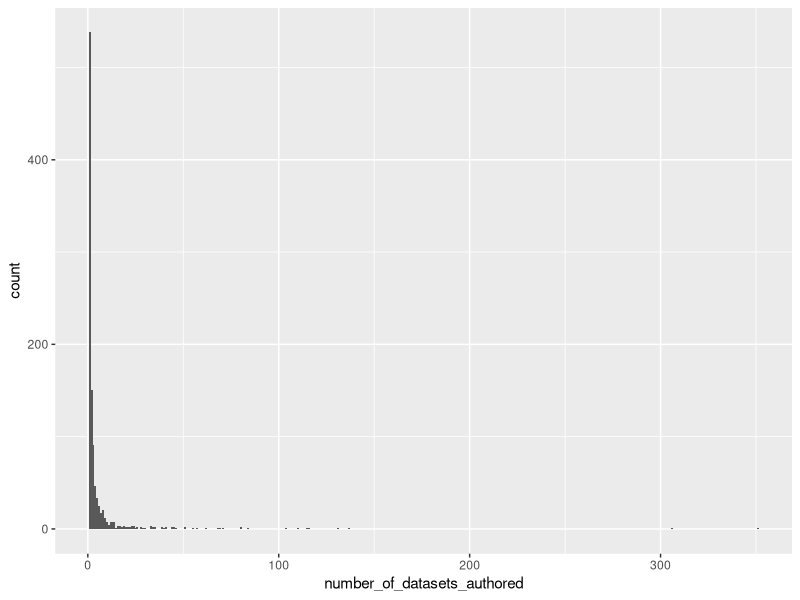
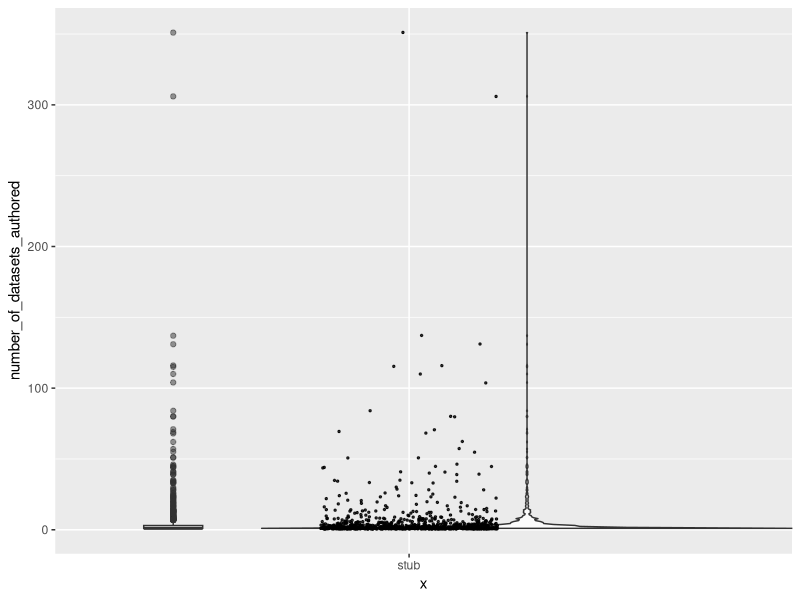

Write R code to recreate these figures, in order.
library(ggplot2)
library(readr)
library(tidyr)
library(Hmisc)
library(plyr)
library(RColorBrewer)
library(reshape2)




adc_author_ds_totals <- read_csv("adc_author_ds_totals.csv")

ggplot(adc_author_ds_totals,aes(x=number_of_datasets_authored)) + 
  stat_bin(binwidth=1) +
  stat_bin(binwidth=1, aes(label=..count..), vjust=-1.5)


ggplot(data = adc_author_ds_totals, aes(x="stub", y=number_of_datasets_authored)) +
  geom_violin(position = position_nudge(x = .2, y = 0), alpha = .8) +
  geom_point(aes(y=number_of_datasets_authored), position = position_jitter(width = .15), size = .5, alpha = 0.8) + 
  geom_boxplot(width = .1, alpha = 0.5, position = position_nudge(x = -.4, y = 0)) 
  #expand_limits(x = 5.25) 
